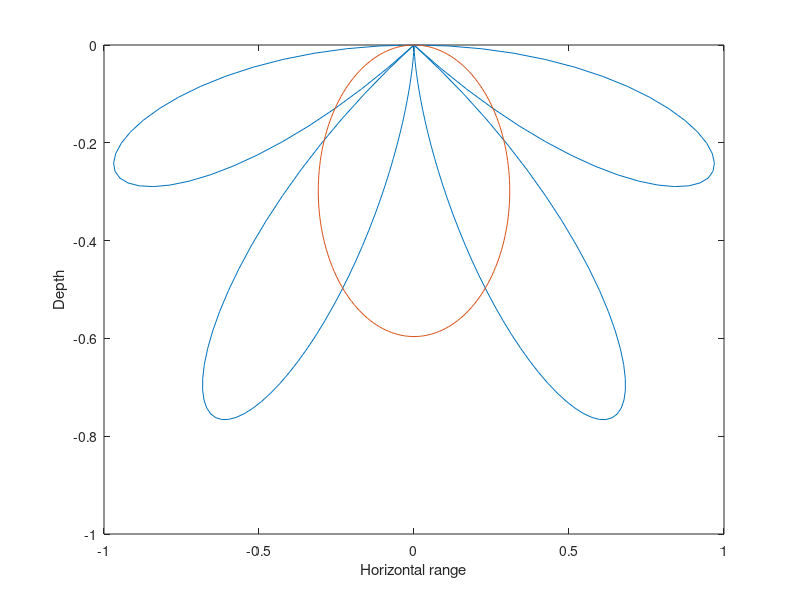

Write the MATLAB code that produced this figure. (Note: this script raises an error after producing the figure.)

fsize=31;
lineW=1;
lineW_curve=3;
fontN='Calibri';
s = get(0, 'ScreenSize');
fig = figure('Position', [0 0 s(4) s(4)]);;%figure('units','centimeters','position',[0,0,8.5,8.5]);

% Topol2, for bruk med kilde og speilkilde
teta=[1:360]*pi/180;% tar med hele vinkelområdet, selv om ikke alt trengs

for i=1:2;
    if i==1
        N=1; % kan istedet gis utenfra
        
    elseif i==2;
        f=61;
        lambda=1500/f;
        d=2.5;
        N=d/lambda;
        
    end
    
    F=abs(sin(2*pi*N*cos(teta)));% vi bruker abs fordi fasen ikke er cinteressant
    % figure(1) %for polarplott
    % polar(teta(1:90)-pi/2,abs(F(1:90)),'k')
    % hold on % Må plottes i to trinn, velger blå farge for ikke å skille bidragene
    % polar(teta(270:360)+3*pi/2,abs(F(270:360)),'k')
    % hold off
    % figure % for rektangulært plott
    px=F.*cos(teta+pi/2);
    py=F.*sin(teta+pi/2);
    K=90:270;
    plot(px(K),py(K))
    
    hold on
    %plot([-1 1],[0 0],'k')
    %title(['Two-pole directivity plot, N=' num2str(N)])
    xlabel('Horizontal range')
    ylabel('Depth')
   
    axis([-1 1 -1 0])
end
legend(['N=1'],['N=' num2str(round(N,2))])


  navn='Fig2';
      daspect([1 1 1])

        set(findobj(gcf,'type','axes'),'FontName','Calibri','FontSize',fsize, ...
        'FontWeight','Normal', 'LineWidth', lineW,'layer','top');
    set(findobj(gcf, 'Type', 'Line'),'LineWidth',lineW_curve);
    %fig = figure('units','centimeters','position',[0,0,8.5,8.5]);
   % set(gcf,'WindowState','fullscreen')
   print(fig,[navn],'-djpeg');